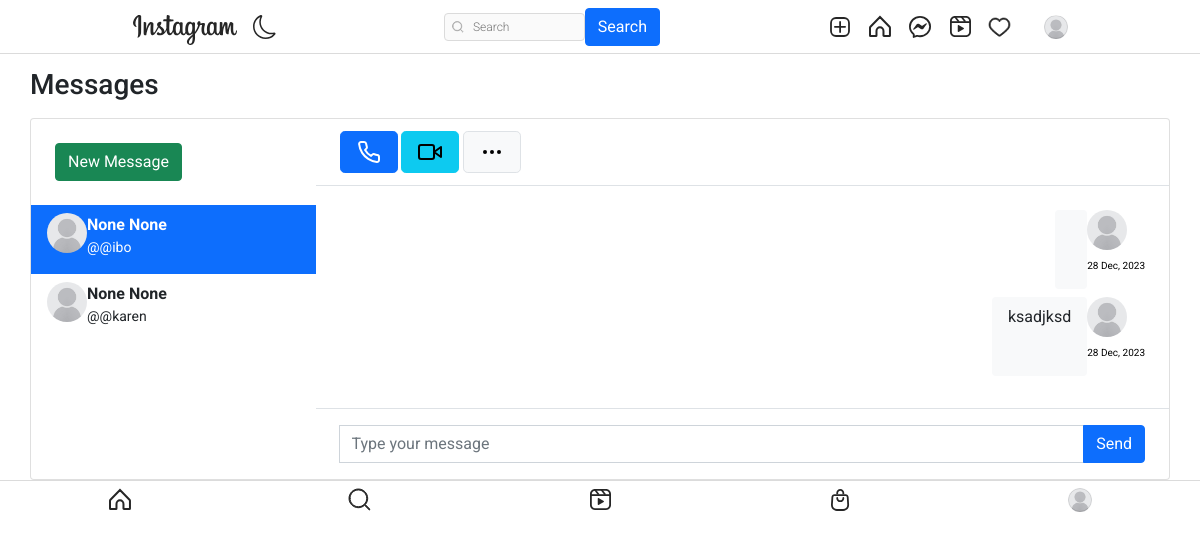
Screenshot of /message/ (signed in) with the database file from the repository.
### authy/models.py (models this page shows, shortened)
class Profile(models.Model):
    user = models.OneToOneField(User, related_name='profile', on_delete=models.CASCADE)
    image = models.ImageField(upload_to="profile_pciture", null=True, default="default.jpg")
    first_name = models.CharField(max_length=200, null=True, blank=True)
    last_name = models.CharField(max_length=200, null=True, blank=True)
    bio = models.CharField(max_length=200, null=True, blank=True)
    location = models.CharField(max_length=200, null=True, blank=True)
    url = models.URLField(max_length=200, null=True, blank=True)
    favourite = models.ManyToManyField(Post, blank=True)

### directs/models.py (models this page shows, shortened)
class Message(models.Model):
    user = models.ForeignKey(User, on_delete=models.CASCADE, related_name="user")
    sender = models.ForeignKey(User, on_delete=models.CASCADE, related_name="from_user")
    reciepient = models.ForeignKey(User, on_delete=models.CASCADE, related_name="to_user")
    body = models.TextField(null=True)
    date = models.DateTimeField(auto_now_add=True)
    is_read = models.BooleanField(default=False)
    def get_message(user):
        users = []
        messages = Message.objects.filter(user=user).values('reciepient').annotate(last=Max('date')).order_by('-last')
        for message in messages:
            users.append({
                'user': User.objects.get(pk=message['reciepient']),
                'last': message['last'],
                'unread': Message.objects.filter(user=user, reciepient__pk=message['reciepient'], is_read=False).count()
            })
        return users

### directs/views.py (the view)
# urls.py: path('', inbox, name="message"),
@login_required
def inbox(request):
    user = request.user
    messages = Message.get_message(user=request.user)
    active_direct = None
    directs = None
    profile = get_object_or_404(Profile, user=user)
    if messages:
        message = messages[0]
        active_direct = message['user'].username
        directs = Message.objects.filter(user=request.user, reciepient=message['user'])
        directs.update(is_read=True)
        for message in messages:
            if message['user'].username == active_direct:
                message['unread'] = 0
    context = {
        'directs':directs,
        'messages': messages,
        'active_direct': active_direct,
        'profile': profile,
    }
    return render(request, 'directs/direct.html', context)

### templates/directs/direct.html (shortened to what this page needs)
{% extends 'base.html' %}
{% load static %}
{% block content %}
<head>
	<link href="https://cdn.jsdelivr.net/npm/bootstrap@5.1.3/dist/css/bootstrap.min.css" rel="stylesheet">
</head>
<br><br>
<main class="conetent">
    <div class="container p-0">
		<h1 class="h3 mb-3">Messages</h1>
		<div class="card">
			<div class="row g-0">
				<div class="col-12 col-lg-12 col-xl-3 border-right chat-messages" >
					<div class="px-4 d-none d-md-block">
						<div class="d-flex align-items-center">
							<div class="flex-grow-1">
								<a href="{% url 'search-users' %}" class="btn btn-success mt-4 mb-4">New Message</a>
							</div>
						</div>
					</div>
					{% for message in messages %}
					<a href="{% url 'directs' message.user.username %}" class="list-group-item list-group-item-action border-0 {% if active_direct == message.user.username %}active{% endif %}">
						<div class="d-flex align-items-start pb-2">
								<img src="{{ message.user.profile.image.url }}" class="rounded-circle mr-1" alt="img" width="40" height="40">
							<div class="flex-grow-1 ml-6">
								<b>{{message.user.profile.first_name}} {{message.user.profile.last_name}}</b>
								<div class="small"> @{{message.user.username}}</div>
							</div>
						</div>
					</a>
					{% endfor %}
				</div>
				<div class="col-12 col-lg-7 col-xl-9">
					<div class="py-2 px-4 border-bottom d-none d-lg-block">
						<div class="d-flex align-items-center py-1">
							<div>
								<button class="btn btn-primary btn-lg mr-1 px-3"></button>
								<button class="btn btn-info btn-lg mr-1 px-3 d-none d-md-inline-block"></button>
								<button class="btn btn-light border btn-lg px-3"></button>
							</div>
						</div>
					</div>
					<div class="position-relative">
						<div class="chat-messages p-4">
									{% for direct in directs %}
										{% if direct.sender == request.user %}
											<div class="chat-message-right pb-2">
												<div>
													<a href=""><img src="{{ direct.sender.profile.image.url }}" class="rounded-circle mr-1" alt="img" width="40" height="40"></a>
													<div class="text-muted small text-nowrap mt-2" style="font-size:10px; color: rgba(180, 180, 180, 0);"><p style="font-size:10px; color: black;">{{direct.date|date:"d M, Y"}}</p></div>
												</div>
												<div class="flex-shrink-1 bg-light rounded py-2 px-3 ml-3">
													{{direct.body}}
												</div>
											</div>
										{% endif %}
									{% endfor %}
						</div>
					</div>
						<div class="flex-grow-0 py-3 px-4 border-top">
							<form method="POST" action="{% url 'send-directs' %}">
								<div class="input-group">
									<input name="body" type="text" class="form-control" placeholder="Type your message">
									<button class="btn btn-primary" type="submit">Send</button>
								</div>
							</form>
						</div>
				</div>
			</div>
		</div>
	</div>
</main>
</html>
{% endblock content %}

### templates/base.html (shortened to what this page needs)
{% load static %}
<!DOCTYPE html>
<html lang="en">
<head>
    <link rel="stylesheet" href="https://cdn.jsdelivr.net/npm/bootstrap-icons@1.8.1/font/bootstrap-icons.css">
    <link href="https://cdn.jsdelivr.net/npm/bootstrap@5.1.3/dist/css/bootstrap.min.css" rel="stylesheet">
    <link rel="stylesheet" type="text/css" href="{% static 'assets1/style.css' %}">
</head>
<body>
    <header class="header">
        <nav class="header__content">
            <div class="header__buttons">
                <a href="{% url 'index' %}" class="header__home">
                </a>
                <button class="header__theme-button" title="Toggle Theme">
                </button>
            </div>
            <form action="{% url 'search-users' %}" method="GET">
                <div class="header__search">
                    <input type="text" placeholder="Search" name="q" value="{{ request.GET.q }}">
                    <button class="btn btn-primary" type="submit">Search</button>
                </div>
            </form>
            <div class="header__buttons header__buttons--desktop">
                <a href="{% url 'newpost' %}">
                </a>
                <a href="{% url 'index' %}">
                </a>
                <a href="{% url 'message' %}">
                </a>
                <a href="#">
                </a>
                <span>
                    <a href="{% url 'show-notification' %}">
                    </a>
                </span>
                <a href="">
                    <button class="profile-button">
                        <a href="{% url 'profile' request.user %}">
                            <div class="profile-button__picture">
                                <img src="{{request.user.profile.image.url}}" alt="User Picture">
                            </div>
                        </a>
                    </button>
                </a>
            </div>
        </nav>
    </header>
    {% block content %}
    {% endblock content %}
    <nav class="navbar">
        <a href="#" class="navbar__button">
        </a>
        <a href="{% url 'search-users'  %}" class="navbar__button">
        </a>
        <a href="#" class="navbar__button">
        </a>
        <a href="#" class="navbar__button">
        </a>
        <a href="{% url 'profile' request.user %}" class="navbar__button profile-button">
            <div class="profile-button__picture">
                <img src="{{request.user.profile.image.url}}" alt="User Picture">
            </div>
        </a>
    </nav>
</body>
</html>

### static/assets1/style.css (style rules this page uses)
*, *::after, *::before { box-sizing: border-box; margin: 0; padding: 0; }
*, button, input, select, textarea { font-family: 'Roboto', sans-serif; }
:root { --primary: hsl(0, 0%, 100%); --secondary: hsl(0, 0%, 98%); --border: hsl(0, 0%, 86%); --story-border: hsl(0, 0%, 78%); --img-border: hsla(0, 0%, 0%, 0.1); --text-dark: hsl(0, 0%, 15%); --text-light: hsl(0, 0%, 60%); --like: hsl(355, 82%, 61%); --link: hsl(204, 100%, 48%); --header-height: 44px; --nav-height: 44px; }
body { min-height: 100vh; display: flex; flex-direction: column; overflow-y: auto; }
svg { display: block; }
img { max-width: 100%; }
.header { width: 100%; height: var(--header-height); background-color: var(--primary); display: flex; justify-content: center; position: fixed; top: 0; left: 0; z-index: 2; }
.header::after { content: ''; position: absolute; bottom: 0; width: 100%; height: 1px; background-color: var(--border); }
.header__content { width: 100%; max-width: 975px; padding: 0 14px; display: flex; justify-content: space-between; align-items: center; }
.header__home { margin-top: 5px; }
.header__theme-button { background-color: transparent; border: none; cursor: pointer; }
.header__theme-button-moon { display: unset; }
.header__search { width: 216px; height: 28px; display: none; align-items: center; position: relative; }
.header__search svg { width: 12px; height: 12px; position: absolute; left: 8px; }
.header__search input { width: 100%; height: 100%; background-color: var(--secondary); padding: 4px 10px 4px 28px; border: 1px solid var(--border); border-radius: 4px; outline: none; font-size: 12px; font-weight: 300; text-decoration: none; color: var(--text-light); text-overflow: ellipsis; overflow: hidden; white-space: nowrap; }
.header__buttons { display: flex; align-items: center; gap: 16px; }
.navbar { width: 100%; height: var(--nav-height); background-color: var(--primary); display: flex; position: fixed; bottom: 0; left: 0; z-index: 2; }
.navbar::after { content: ''; position: absolute; top: 0; width: 100%; height: 1px; background-color: var(--border); }
.navbar__button { flex: 1 0 auto; display: flex; justify-content: center; align-items: center; }
.profile-button { background-color: transparent; border: none; outline: none; cursor: pointer; position: relative; }
.profile-button__picture { width: 24px; height: 24px; border-radius: 50%; overflow: hidden; position: relative; }
.profile-button__picture::after { content: ''; position: absolute; top: 0; bottom: 0; left: 0; right: 0; border: 1px solid var(--img-border); border-radius: 50%; }
@media (min-width: 768px) { :root { --header-height: 54px; --nav-height: 0px; } }
@media (min-width: 768px) { .header__content { padding: 0 20px; } }
@media (min-width: 768px) { .header__search { display: flex; } }
@media (min-width: 768px) { .navbar { display: none; } }

### templates/directs/direct.html (style rules this page uses)
body { margin-top:20px; }
.chat-messages { display: flex; flex-direction: column; max-height: 800px; overflow-y: scroll }
.chat-message-left, .chat-message-right { display: flex; flex-shrink: 0 }
.chat-message-right { flex-direction: row-reverse; margin-left: auto }
.py-3 { padding-top: 1rem!important; padding-bottom: 1rem!important; }
.px-4 { padding-right: 1.5rem!important; padding-left: 1.5rem!important; }
.flex-grow-0 { flex-grow: 0!important; }
.border-top { border-top: 1px solid #dee2e6!important; }

### rows the page displays
Message: sender.profile.image (placeholder picture), date "28 Dec, 2023"
Message: sender.profile.image (placeholder picture), date "28 Dec, 2023", body "ksadjksd"

### other values shown
{{ message.user.profile.first_name }} "None"
{{ message.user.profile.last_name }} "None"
{{ message.user.username }} "@ibo"
{{ message.user.username }} "@karen"
